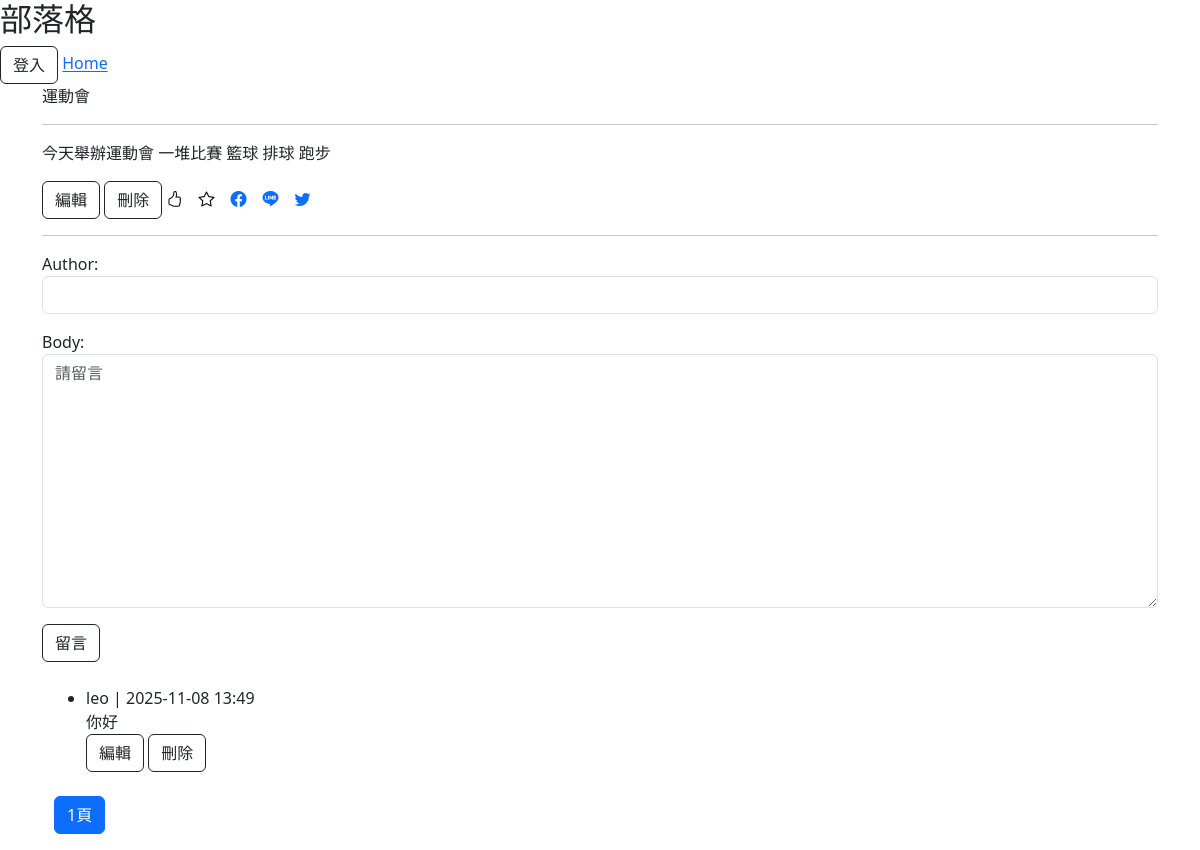
/post/16/, run on an earlier commit of the app's database.
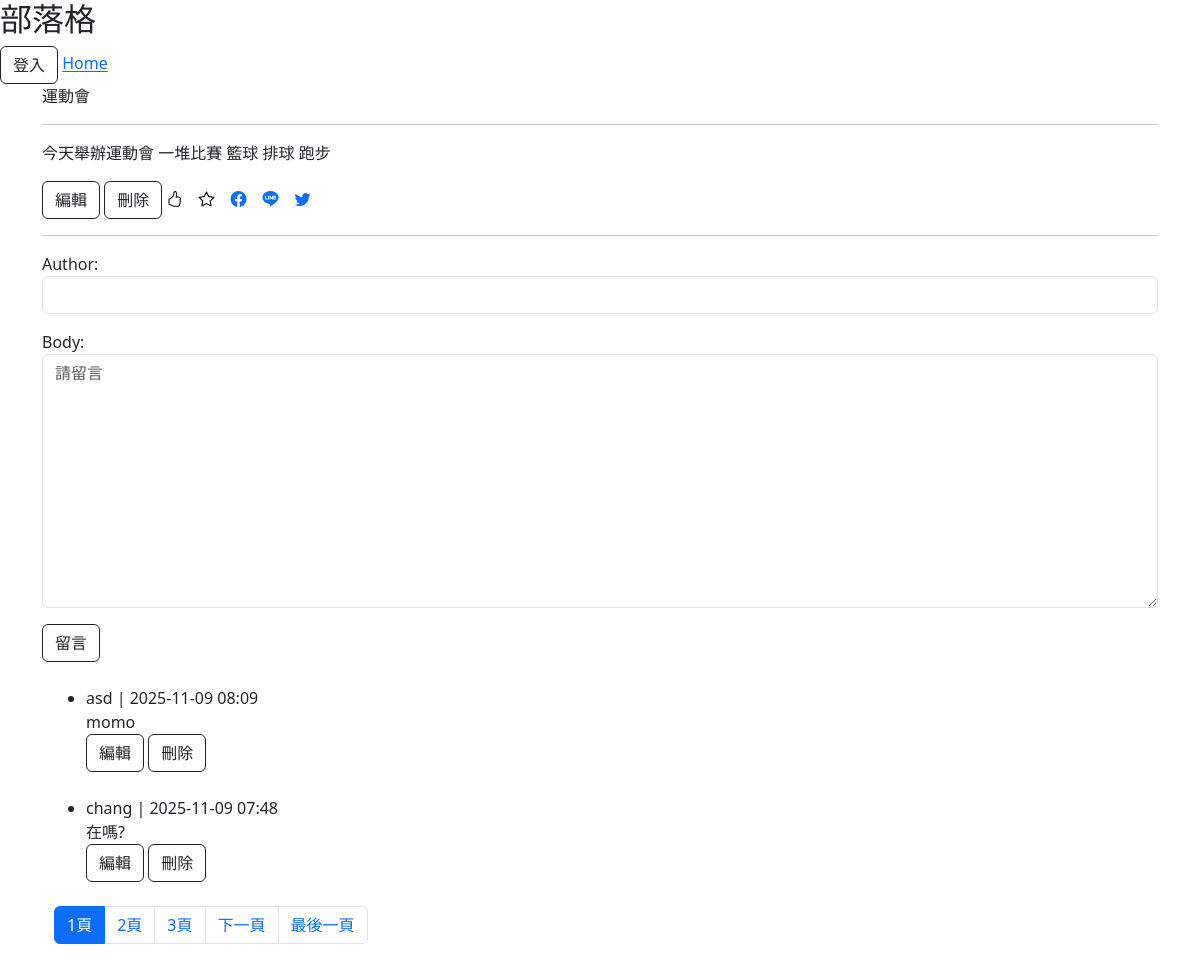
And on a later commit of the database.
### myblog/models.py (models this page shows, shortened)
class Post(models.Model):
    title = models.CharField(max_length=60)
    body = models.TextField(max_length=500)
    create_date = models.DateTimeField(auto_now_add=True)
    last_update = models.DateTimeField(auto_now=True)
    like = models.ManyToManyField(User, related_name='like_posts', blank=True)
    favorite = models.ManyToManyField(User, related_name='favorite_posts', blank=True)
    share = models.ManyToManyField(User, related_name='share_posts', blank=True)

class Comment(models.Model):
    author = models.CharField(max_length=60)
    body = models.TextField(max_length=255)
    create_date = models.DateTimeField(auto_now_add=True)
    post = models.ForeignKey('Post', on_delete=models.CASCADE)

### myblog/views.py (the view)
# urls.py: path('post/<int:pk>/',views.PostDetailView.as_view(), name='post-detail'),
class PostDetailView(DetailView):
    model = Post
    def get_context_data(self,**kwargs):
        context = super().get_context_data(**kwargs)
        context['form'] = CommentForm()
        context['comments'] = Comment.objects.filter(post=self.object)
        comments = Comment.objects.filter(post=self.object).order_by('-create_date')
        paginator = Paginator(comments,2)
        page_number = self.request.GET.get('page')
        page_obj = paginator.get_page(page_number)
        context['comments'] = page_obj.object_list
        context['page_obj'] = page_obj
        return context

### myblog/forms.py
class CommentForm(forms.ModelForm):
    class Meta:
        model = Comment
        fields = ['author','body']
        widgets = {
            'author':forms.TextInput(attrs={'class':'form-control'}),
            'body':forms.Textarea(attrs={'class':'form-control','placeholder':'請留言'}),
        }

### myblog/templatetags/social_share_tags.py (called while the page is built)
@register.simple_tag
def share_url(platform, url, title=''):
    encoded_url = quote(url)
    encoded_title = quote(title)
    templates = {
        'facebook': f'https://www.facebook.com/sharer/sharer.php?u={encoded_url}',
        'line': f'https://social-plugins.line.me/lineit/share?url={encoded_url}',
        'twitter': f'https://twitter.com/intent/tweet?url={encoded_url}&text={encoded_title}',
        'linkedin': f'https://www.linkedin.com/shareArticle?url={encoded_url}&title={encoded_title}',
        'email': f'mailto:?subject={encoded_title}&body={encoded_url}',
    }
    return templates.get(platform, '#')  # 若平台不支援，回傳 #

### myblog/templates/myblog/post_detail.html (shortened to what this page needs)
{% extends 'base.html' %}
{% load social_share_tags %}
{% block title %}
{{ post.title }}
{% endblock title %}
{% block content %}
<hr>
{{ post.body|linebreaks }}
<a href="{% url 'post-update' post.pk %}" class="btn btn-outline-dark">編輯</a>
<a href="{% url 'post-delete' post.pk %}" class="btn btn-outline-dark">刪除</a>
<div class="d-inline-flex align-items-center gap-3 ">
  <form method="post" action="{% url 'toggle-like' post.pk %}">
    <button type="submit" style="background:none; border:none; padding:0 ;cursor:pointer;">
      {% if user in post.like.all %}
      <i class="bi bi-hand-thumbs-up-fill text-warning"></i>{{ post.like.count }}
      {% else %}
      <i class="bi bi-hand-thumbs-up"></i>
      {% endif %}
    </button>
  </form>
  <form method="post" action="{% url 'toggle-favorite' post.pk %}">
    <button type="submit" style="background:none; border:none; padding:0 ;cursor:pointer;">
      {% if user in post.favorite.all %}
      <i class="bi bi-star-fill text-warning"></i>
      {% else %}
      <i class="bi bi-star"></i>
      {% endif %}
    </button>
  </form>
  <a href="{% share_url 'facebook' request.build_abosolte_url %} target='_blank'">
    <i class="bi bi-facebook"></i>
  </a>
  <a href="{% share_url 'line' request.build_abosolte_url %} target='_blank'">
    <i class="bi bi-line"></i>
  </a>
  <a href="{% share_url 'twitter' request.build_abosolte_url %} target='_blank'">
    <i class="bi bi-twitter"></i>
  </a>
</div>
<hr>
<form method="post" action="{% url 'comment-create' post.pk %}">
  {{ form.as_p }}
  <input type="submit" value="留言" class="btn btn-outline-dark">
</form>
<div class="container">
  {% if comments %}
  <ul>
    {% for comment in comments %}
    <li class="mt-4">
      {{ comment.author }} | <span>{{ comment.create_date|date:'Y-m-d H:i' }}</span>
      <br>{{ comment.body }}
    </li>
    <a href="{% url 'comment-update' comment.pk %}" class="btn btn-outline-dark">編輯</a>
    <a href="{% url 'comment-delete' comment.pk %}" class="btn btn-outline-dark">刪除</a>
    {% endfor %}
  </ul>
  {% else %}
  <p>無留言</p>
  {% endif %}
<nav aria-label="留言分頁區">
  <ul class="pagination mt-4">
    {% for num in page_obj.paginator.page_range %}
    <li class="page-item {% if page_obj.number == num %}active{% endif %}">
      <a href="?page={{ num }}" class="page-link">{{ num }}頁</a>
    </li>
    {% endfor %}
    {% if page_obj.has_next %}
    <li class="page-item"><a href="?page={{page_obj.next_page_number}}" class="page-link">下一頁</a></li>
    <li class="page-item"><a href="?page={{page_obj.paginator.num_pages}}" class="page-link">最後一頁</a></li>
    {% endif %}
  </ul>
</nav>
</div>
</div>
{% endblock content %}

### myblog/templates/base.html (shortened to what this page needs)
<!DOCTYPE html>
<html lang="en">
<head>
    <link href="https://cdn.jsdelivr.net/npm/bootstrap@5.3.0/dist/css/bootstrap.min.css" rel="stylesheet">
    <link rel="stylesheet" href="https://cdn.jsdelivr.net/npm/bootstrap-icons@1.10.5/font/bootstrap-icons.css">
</head>
<body>
    <h2>部落格</h2>
    {% if user.is_authenticated %}
    <p>歡迎{{ user.username }}
    <form method="post" action="{% url 'logout' %}">
        {% csrf_token %}
        <input type="submit" value="登出" class="btn btn-outline-dark">
    </form>
    </p>
    {% else %}
    <a href="{% url 'login' %}" class="btn btn-outline-dark">登入</a>
    {% endif %}
    <a href="{% url 'post-list' %}">Home</a>
    <br>
    <div class="container">
        {% block title %}{% endblock title %}
        {% block content %}{% endblock content %}
</body>
</html>

What changed in the data, as far as the page shows it:
no longer on this page (row unchanged): Comment: author "leo", create_date "2025-11-08 13:49", body "你好"
added Comment: author "asd", create_date "2025-11-09 08:09", body "momo"
added Comment: author "chang", create_date "2025-11-09 07:48", body "在嗎?"
Also different on the page:
new list line: "2 頁"
new list line: "3 頁"
text now shown: "下一頁 最後一頁"
